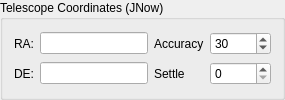
      <widget class="QGroupBox" name="groupBox_5">
       <property name="title">
        <string>Telescope Coordinates (JNow)</string>
       </property>
       <layout class="QGridLayout" name="gridLayout">
        <item row="0" column="3">
         <widget class="QSpinBox" name="accuracySpin">
          <property name="toolTip">
           <string>Accuracy threshold in arcseconds between solution and target coordinates. Plate solver shall be repeatedly executed until the solution coordinates are below the accuracy threshold</string>
          </property>
          <property name="minimum">
           <number>1</number>
          </property>
          <property name="maximum">
           <number>1200</number>
          </property>
          <property name="singleStep">
           <number>10</number>
          </property>
          <property name="value">
           <number>30</number>
          </property>
         </widget>
        </item>
        <item row="1" column="0">
         <widget class="QLabel" name="label_13">
          <property name="text">
           <string>DE:</string>
          </property>
         </widget>
        </item>
        <item row="1" column="1">
         <widget class="QLineEdit" name="ScopeDecOut">
          <property name="readOnly">
           <bool>true</bool>
          </property>
         </widget>
        </item>
        <item row="1" column="2">
         <widget class="QLabel" name="label_22">
          <property name="toolTip">
           <string>After telescope completes slewing, wait until it settles for this many milliseconds before capturing the next image.</string>
          </property>
          <property name="text">
           <string>Settle</string>
          </property>
         </widget>
        </item>
        <item row="0" column="1">
         <widget class="QLineEdit" name="ScopeRAOut">
          <property name="readOnly">
           <bool>true</bool>
          </property>
         </widget>
        </item>
        <item row="1" column="3">
         <widget class="QSpinBox" name="delaySpin">
          <property name="toolTip">
           <string>After telescope completes slewing, wait until it settles for this many milliseconds before capturing the next image.</string>
          </property>
          <property name="maximum">
           <number>15000</number>
          </property>
          <property name="singleStep">
           <number>100</number>
          </property>
         </widget>
        </item>
        <item row="0" column="0">
         <widget class="QLabel" name="label_12">
          <property name="text">
           <string>RA:</string>
          </property>
         </widget>
        </item>
        <item row="0" column="2">
         <widget class="QLabel" name="label_9">
          <property name="toolTip">
           <string>Accuracy threshold in arcseconds between solution and target coordinates. Plate solver shall be repeatedly executed until the solution coordinates are below the accuracy threshold</string>
          </property>
          <property name="text">
           <string>Accuracy</string>
          </property>
         </widget>
        </item>
       </layout>
      </widget>
